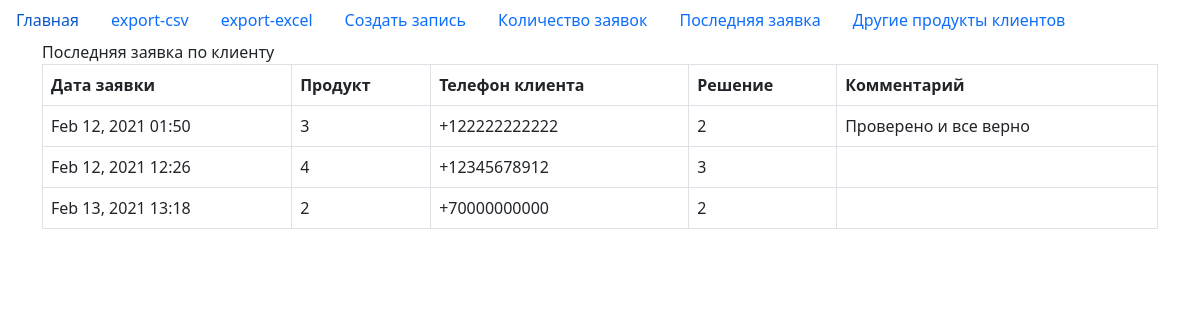
Screenshot of /last-application/ with the database file from the repository.
### main/models.py (models this page shows, shortened)
class Application(models.Model):
    class Products(models.TextChoices):
        Auto = 'Авто', 'Авто'
        Consumer_credit = 'Потреб', 'Потреб'
        Pledge = 'Залог', 'Залог'
        Mortgage = 'Ипотека', 'Ипотека'
    class Solutions(models.TextChoices):
        Approved = 'Одобрено', 'Одобрено'
        Denied = 'Отказано', 'Отказано'
        Temporarily_denied = 'Временный отказ', 'Временный отказ'
    date = models.DateTimeField('Дата заявки', auto_now_add=True)
    product = models.CharField('Продукт', choices=Products.choices, max_length=10)
    phone = models.CharField('Телефон клиента',
        validators=[RegexValidator(r'^[+]\d{9,15}$', message='Номер телефона необходимо вводить в формате "+00000000000". Допускается от 9 до 15 цифр.')],
        help_text='Номер телефона в формате +00000000000. От 9 до 15 цифр', max_length=16)
    solution = models.CharField('Решение', choices=Solutions.choices, max_length=15, blank=True, null=True)
    comment = models.TextField('Комментарий к решению', blank=True, null=True)
    version = IntegerVersionField()
    class Meta:
        verbose_name_plural = 'Заявки'
        verbose_name = 'Заявка'

### main/views.py (the view)
# urls.py: path('last-application/', views.last_application, name='last_application'),
def last_application(request):
    with connection.cursor() as cursor:
        cursor.execute("select * from main_application as m where date = (select max(date) from main_application as m2 where m.phone = m2.phone)")
        row = dictfetchall(cursor)
    context = {'row': row}
    return render(request, 'main/last_application.html', context)

### main/views.py (called while the page is built)
def dictfetchall(cursor):
    columns = [col[0] for col in cursor.description]
    return [dict(zip(columns, row)) for row in cursor.fetchall()]

### main/templates/main/last_application.html
{% extends 'main/base.html' %}
{% block content %}
<label>Последняя заявка по клиенту</label>
<table class="table table-bordered">
    <thead>
      <tr>
        <th scope="col">Дата заявки</th>
        <th scope="col">Продукт</th>
        <th scope="col">Телефон клиента</th>
        <th scope="col">Решение</th>
        <th scope="col">Комментарий</th>
      </tr>
    </thead>
    <tbody>
      {% for i in row %}
        <tr>
          <td>{{ i.date|date:'M d, Y H:i' }}</td>
          <td>{{ i.product }}</td>
          <td>{{ i.phone }}</td>
          <td>{{ i.solution }}</td>
          <td>{{ i.comment }}</td>
        </tr>
      {% endfor %}
    </tbody>
  </table>
{% endblock content %}

### rows the page displays
Application: date "Feb 12, 2021 01:50", product "3", phone "+122222222222", solution "2", comment "Проверено и все верно"
Application: date "Feb 12, 2021 12:26", product "4", phone "+12345678912", solution "3"
Application: date "Feb 13, 2021 13:18", product "2", phone "+70000000000", solution "2"
